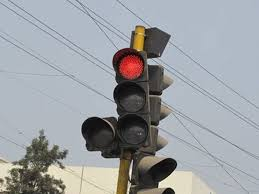
#> input picture test_images/img_1.jpg, 259 x 194 px
$ python -i main.py   (imports and definitions only)
#> lines starting #> are read from the running program, lines starting #| are printed output that depends on the picture; after the words box and inside, x2 and y2 are one past the last pixel; in counts of white or black regions, pixels touching at a corner belong together

# Author - Dharmateja Konda

# Project - Traffic Light Detection and Color Recognition using Tensorflow Object Detection API


# Import Important Libraries

import numpy as np
import os
import six.moves.urllib as urllib
import tarfile
import tensorflow as tf
from matplotlib import pyplot as plt
from PIL import Image
from os import path
from utils import label_map_util
from utils import visualization_utils as vis_util
import time
import cv2

import tensorflow.compat.v1 as tf
# [1 line not run here, left out]


# Function To Detect Red and Yellow Color
# Here,we are detecting only Red and Yellow colors for the traffic lights as we need to stop the car when it detects these colors.

def detect_red_and_yellow(img, Threshold=0.01):
    """
    detect red and yellow
    :param img:
    :param Threshold:
    :return:
    """
#> called with Threshold = 0.01

    desired_dim = (30, 90)  # width, height
    img = cv2.resize(np.array(img), desired_dim,
                     interpolation=cv2.INTER_LINEAR)
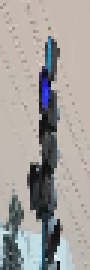
#> img: shape (90, 30, 3) (shown 3 times larger); mean of channels 0, 1, 2 155.7, 159.3, 163.1; drawn as B, G, R
    img_hsv = cv2.cvtColor(img, cv2.COLOR_RGB2HSV)
#> img_hsv: shape (90, 30, 3); mean H, S, V 87.4, 30.2, 168.8

    # lower mask (0-10)
    lower_red = np.array([0, 70, 50])
    upper_red = np.array([10, 255, 255])
    mask0 = cv2.inRange(img_hsv, lower_red, upper_red)
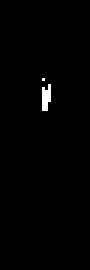
#> mask0: shape (90, 30) (shown 3 times larger); 0.81% white in thin lines or dots, all inside (x1, y1, x2, y2) = (14, 26, 17, 37)

    # upper mask (170-180)
    lower_red1 = np.array([170, 70, 50])
    upper_red1 = np.array([180, 255, 255])
    mask1 = cv2.inRange(img_hsv, lower_red1, upper_red1)
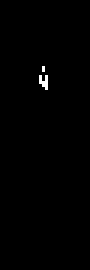
#> mask1: shape (90, 30) (shown 3 times larger); 0.44% white in thin lines or dots, all inside (x1, y1, x2, y2) = (13, 22, 16, 30)

    # defining the Range of yellow color
    lower_yellow = np.array([21, 39, 64])
    upper_yellow = np.array([40, 255, 255])
    mask2 = cv2.inRange(img_hsv, lower_yellow, upper_yellow)
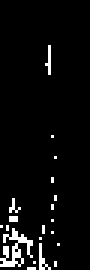
#> mask2: shape (90, 30) (shown 3 times larger); 4.6% white in thin lines or dots, all inside (x1, y1, x2, y2) = (0, 15, 20, 90)

    # red pixels' mask
    mask = mask0 + mask1 + mask2
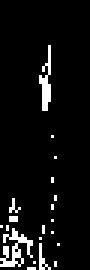
#> mask: shape (90, 30) (shown 3 times larger); 5.9% white in thin lines or dots, all inside (x1, y1, x2, y2) = (0, 15, 20, 90)

    # Compare the percentage of red values
    rate = np.count_nonzero(mask) / (desired_dim[0] * desired_dim[1])
#> rate = 0.0585

    if rate > Threshold:
        return True
    else:
        return False


# Loading Image Into Numpy Array

# [152 lines left out: functions load_image_into_numpy_array, read_traffic_lights_object, plot_origin_image, detect_traffic_lights, not called in this run]


# Let's detect Traffic lights in test_images directory

# [15 lines not run here, left out]

>>> import cv2
>>> picture = cv2.cvtColor(cv2.imread('test_images/img_1.jpg'), cv2.COLOR_BGR2RGB)
>>> result = detect_red_and_yellow(picture)
#> result = True

$ run again, on test_images/img_11.jpg
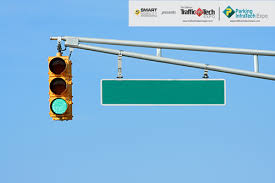
#> input picture test_images/img_11.jpg, 275 x 183 px
#> img_hsv: shape (90, 30, 3); mean H, S, V 97.9, 112.9, 222.4
#> in detect_red_and_yellow, `mask0 = cv2.inRange(img_hsv, lower_red, upper_red)`:
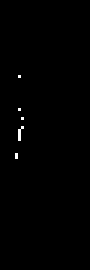
#> mask0: shape (90, 30) (shown 3 times larger); 0.37% white in thin lines or dots, all inside (x1, y1, x2, y2) = (5, 25, 8, 53)
#> mask1: shape (90, 30); 0.07% white in thin lines or dots, all inside (x1, y1, x2, y2) = (21, 5, 22, 7)
#> mask2: shape (90, 30); 0.59% white in thin lines or dots, all inside (x1, y1, x2, y2) = (5, 23, 18, 59)
#> in detect_red_and_yellow, `mask = mask0 + mask1 + mask2`:
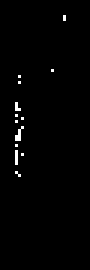
#> mask: shape (90, 30) (shown 3 times larger); 1% white in thin lines or dots, all inside (x1, y1, x2, y2) = (5, 5, 22, 59)
#> rate = 0.0104
#> result = True
